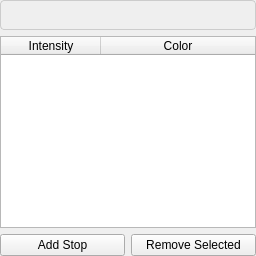
                   <widget class="QWidget" name="intensityColorGradientControl">
                    <layout class="QGridLayout" name="gridLayout_13">
                     <property name="leftMargin">
                      <number>0</number>
                     </property>
                     <property name="topMargin">
                      <number>0</number>
                     </property>
                     <property name="rightMargin">
                      <number>0</number>
                     </property>
                     <property name="bottomMargin">
                      <number>0</number>
                     </property>
                     <item row="2" column="0">
                      <widget class="QPushButton" name="btn_addStop">
                       <property name="text">
                        <string>Add Stop</string>
                       </property>
                      </widget>
                     </item>
                     <item row="2" column="1">
                      <widget class="QPushButton" name="btn_removeStop">
                       <property name="text">
                        <string>Remove Selected</string>
                       </property>
                      </widget>
                     </item>
                     <item row="1" column="0" colspan="2">
                      <widget class="QTableWidget" name="table_colorStops">
                       <property name="dragEnabled">
                        <bool>true</bool>
                       </property>
                       <property name="alternatingRowColors">
                        <bool>true</bool>
                       </property>
                       <property name="selectionMode">
                        <enum>QAbstractItemView::SelectionMode::SingleSelection</enum>
                       </property>
                       <property name="selectionBehavior">
                        <enum>QAbstractItemView::SelectionBehavior::SelectRows</enum>
                       </property>
                       <property name="columnCount">
                        <number>2</number>
                       </property>
                       <attribute name="horizontalHeaderShowSortIndicator" stdset="0">
                        <bool>false</bool>
                       </attribute>
                       <attribute name="horizontalHeaderStretchLastSection">
                        <bool>true</bool>
                       </attribute>
                       <attribute name="verticalHeaderStretchLastSection">
                        <bool>false</bool>
                       </attribute>
                       <column>
                        <property name="text">
                         <string>Intensity</string>
                        </property>
                       </column>
                       <column>
                        <property name="text">
                         <string>Color</string>
                        </property>
                       </column>
                      </widget>
                     </item>
                     <item row="0" column="0" colspan="2">
                      <widget class="QLabel" name="label_gradientPreview">
                       <property name="sizePolicy">
                        <sizepolicy hsizetype="Expanding" vsizetype="Fixed">
                         <horstretch>0</horstretch>
                         <verstretch>0</verstretch>
                        </sizepolicy>
                       </property>
                       <property name="minimumSize">
                        <size>
                         <width>40</width>
                         <height>30</height>
                        </size>
                       </property>
                       <property name="styleSheet">
                        <string notr="true">border: 1px solid #ccc;
    border-radius: 4px;</string>
                       </property>
                       <property name="text">
                        <string/>
                       </property>
                      </widget>
                     </item>
                    </layout>
                   </widget>
